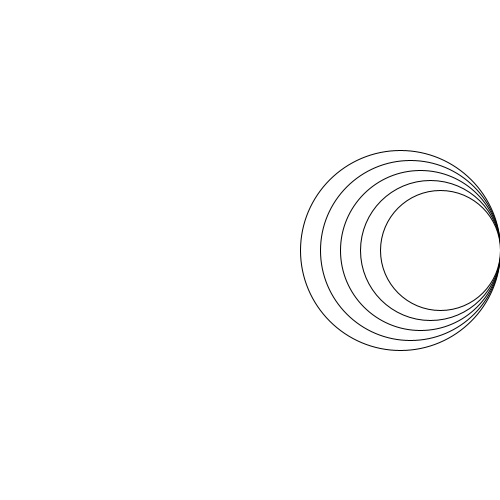
Frame 1 (no input)
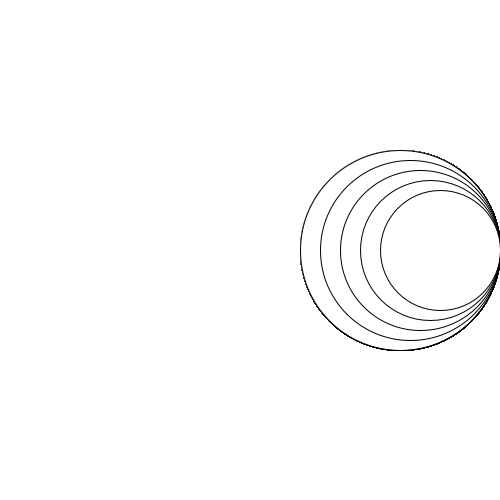
Frame 60 (the mouse pressed at the canvas centre just before this capture)
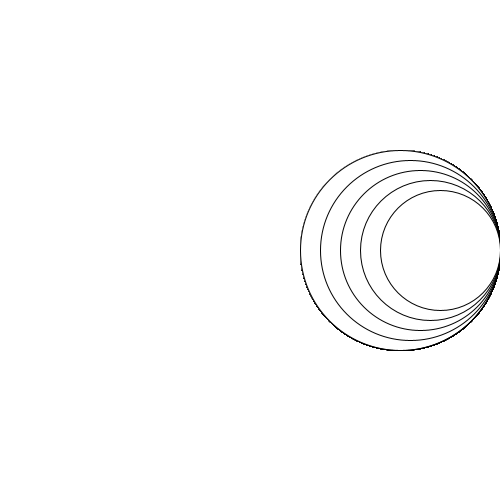
Frame 120 (the mouse held since frame 60 and released just before this capture)

The Processing sketch that drew these frames (run headless with seeded random() and noise(); from frame 60 on, the mouse is pressed at the canvas centre):

// Processing sketch: sketch_9_6
// ── sketch_9_6.pde
void setup(){
size(500,500);
background(255);
}

void draw(){
  methode();
  
}

void methode(){
int c = 200;
for(int i = 1; i <= 5; i ++){ellipse(500 - c/2,250,c,c);
c -= 20;
}
}
